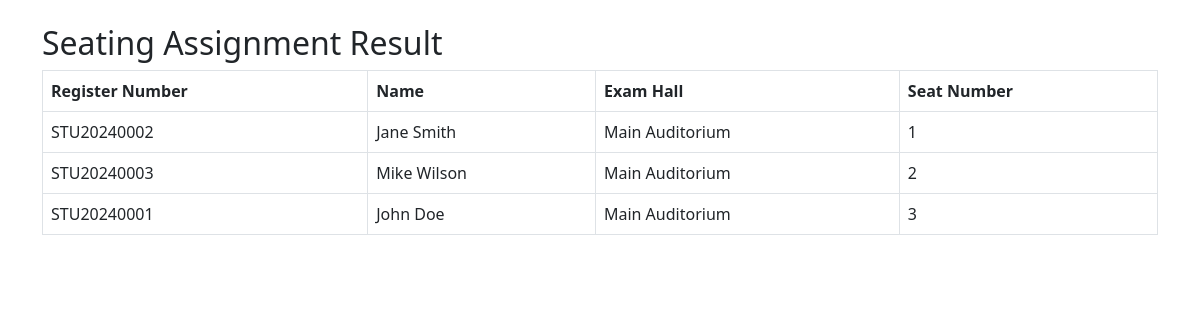
The app's page /backend/assign_seating.php with its own data.
### tables this page shows
CREATE TABLE IF NOT EXISTS students (
    id INT AUTO_INCREMENT PRIMARY KEY,
    user_id INT NOT NULL UNIQUE,
    department_id INT NOT NULL,
    register_number VARCHAR(20) NOT NULL UNIQUE,
    name VARCHAR(100) NOT NULL,
    FOREIGN KEY (user_id) REFERENCES users(id),
    FOREIGN KEY (department_id) REFERENCES departments(id)
);

### backend/assign_seating.php (the view, shortened to what this page needs)
<?php
$pdo = require __DIR__ . '/config/db.php';
$students = $pdo->query('SELECT id, register_number, name FROM students ORDER BY register_number')->fetchAll();
$halls = $pdo->query('SELECT id, name, capacity FROM exam_halls ORDER BY capacity DESC')->fetchAll();
function is_adjacent_conflict($arr) {
    return false;
}
$max_attempts = 1000;
$attempt = 0;
do {
    shuffle($students);
    $attempt++;
} while (is_adjacent_conflict($students) && $attempt < $max_attempts);
$assignments = [];
$student_idx = 0;
foreach ($halls as $hall) {
    for ($seat = 1; $seat <= $hall['capacity'] && $student_idx < count($students); $seat++) {
        $student = $students[$student_idx];
        $assignments[] = [
            'student_id' => $student['id'],
            'register_number' => $student['register_number'],
            'student_name' => $student['name'],
            'exam_hall_id' => $hall['id'],
            'exam_hall_name' => $hall['name'],
            'seat_number' => $seat
        ];
        $student_idx++;
    }
}
?>
<!DOCTYPE html>
<html lang="en">
<head>
    <link href="https://cdn.jsdelivr.net/npm/bootstrap@5.3.0/dist/css/bootstrap.min.css" rel="stylesheet">
</head>
<body>
<div class="container py-4">
    <h2>Seating Assignment Result</h2>
    <table class="table table-bordered">
        <thead>
            <tr>
                <th>Register Number</th>
                <th>Name</th>
                <th>Exam Hall</th>
                <th>Seat Number</th>
            </tr>
        </thead>
        <tbody>
        <?php foreach ($assignments as $a): ?>
            <tr>
                <td><?= htmlspecialchars($a['register_number']) ?></td>
                <td><?= htmlspecialchars($a['student_name']) ?></td>
                <td><?= htmlspecialchars($a['exam_hall_name']) ?></td>
                <td><?= htmlspecialchars($a['seat_number']) ?></td>
            </tr>
        <?php endforeach; ?>
        </tbody>
    </table>
</div>
</body>
</html>

### records on screen
students: register_number "STU20240002", name "Jane Smith", exam_hall_name "Main Auditorium", seat_number "1"
students: register_number "STU20240003", name "Mike Wilson", exam_hall_name "Main Auditorium", seat_number "2"
students: register_number "STU20240001", name "John Doe", exam_hall_name "Main Auditorium", seat_number "3"
